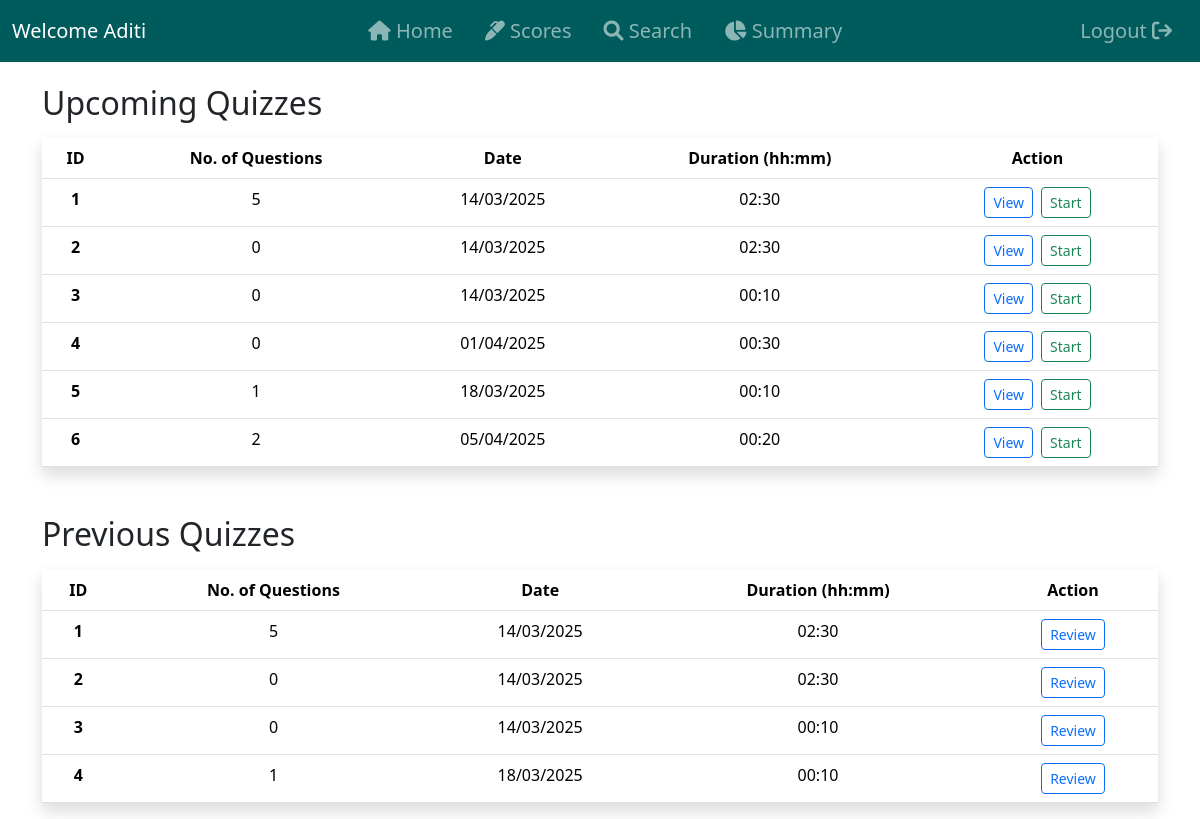
Page /student_dashboard (signed in) on the committed database.
### controllers/models.py (models this page shows, shortened)
class User(db.Model, UserMixin):
    __tablename__ = 'user'
    id = db.Column(db.Integer, primary_key=True)
    fullname = db.Column(db.String(200), nullable=False)
    email = db.Column(db.String(150), unique=True, nullable=False)
    username = db.Column(db.String(100), unique=True, nullable=False)
    dob = db.Column(db.Date, nullable=False)
    qualification = db.Column(db.String(200))
    document_path = db.Column(db.String(length=200), nullable=False)  # Path to uploaded document
    password = db.Column(db.String(60), nullable=False)

class Quiz(db.Model):
    id = db.Column(db.Integer, primary_key=True)
    chapter_id = db.Column(db.Integer, db.ForeignKey('chapter.id'), nullable=False)
    subject_id = db.Column(db.Integer, db.ForeignKey('subject.id'), nullable=False)
    date_of_quiz = db.Column(db.DateTime, default=func.now())
    time_duration = db.Column(db.String(10))  # HH:MM format
    remarks = db.Column(db.Text)
    questions = db.relationship('Question', backref='quiz', cascade='all, delete-orphan')
    scores = db.relationship('Score', backref='quiz', cascade='all, delete-orphan')
    subject = db.relationship('Subject', backref='quizzes')
    @hybrid_property
    def no_of_questions(self):
        return len(self.questions)
    @hybrid_property
    def formatted_date(self):
        return self.date_of_quiz.strftime("%d/%m/%Y") if self.date_of_quiz else None

### controllers/routes.py (the view)
@app.route('/student_dashboard')
@login_required
def student_dashboard():
    today = datetime.now().date()
    quizes = Quiz.query.all()
    upcoming_quizzes = [quiz for quiz in quizes if quiz.date_of_quiz.date() >= today]
    previous_quizzes = [quiz for quiz in quizes if quiz.date_of_quiz.date() < today]
    return render_template('student_dashboard2.html',
                           upcoming_quizzes=quizes,
                           previous_quizzes=previous_quizzes)

### controllers/models.py (called while the page is built)
@login_manager.user_loader
def load_user(user_id):
    try:
        user_type, id = user_id.split('-')
        id = int(id)
        if user_type == 'admin':
            return Admin.query.get(id)
        else:
            return User.query.get(id)
    except (ValueError, AttributeError):
        print(f"ERROR: Invalid user_id: {user_id}")
        return None

### controllers/templates/student_dashboard2.html (shortened to what this page needs)
{% extends 'base.html' %}
{% block content %}
    <div class="container mt-4">
        <h2 class="mb-3">Upcoming Quizzes</h2>
        {% if upcoming_quizzes %}
            <table class="table table-hover shadow mt-3">
                <thead>
                    <tr>
                        <th class="text-center">ID</th>
                        <th class="text-center">No. of Questions</th>
                        <th class="text-center">Date</th>
                        <th class="text-center">Duration (hh:mm)</th>
                        <th class="text-center">Action</th>
                    </tr>
                </thead>
                <tbody>
                    {% for quiz in upcoming_quizzes %}
                        <tr>
                            <th class="text-center">{{ loop.index }}</th>
                            <td class="text-center">{{ quiz.no_of_questions }}</td>
                            <td class="text-center">{{ quiz.formatted_date }}</td>
                            <td class="text-center">{{ quiz.time_duration }}</td>
                            <td class="text-center">
                                <div class="d-flex justify-content-center gap-2">
                                    <a href="{{ url_for('view_quiz', quiz_id=quiz.id) }}" class="btn btn-outline-primary btn-sm">View</a>
                                    <a href="{{ url_for('exam_portal', quiz_id=quiz.id) }}" class="btn btn-outline-success btn-sm">Start</a>
                                </div>
                            </td>
                        </tr>
                    {% endfor %}
                </tbody>
            </table>
        {% else %}
            <p class="text-muted">No upcoming quizzes available. Stay tuned!</p>
        {% endif %}
        <h2 class="mt-5">Previous Quizzes</h2>
        {% if previous_quizzes %}
            <table class="table table-hover shadow mt-3">
                <thead>
                    <tr>
                        <th class="text-center">ID</th>
                        <th class="text-center">No. of Questions</th>
                        <th class="text-center">Date</th>
                        <th class="text-center">Duration (hh:mm)</th>
                        <th class="text-center">Action</th>
                    </tr>
                </thead>
                <tbody>
                    {% for quiz in previous_quizzes %}
                        <tr>
                            <th class="text-center">{{ loop.index }}</th>
                            <td class="text-center">{{ quiz.no_of_questions }}</td>
                            <td class="text-center">{{ quiz.formatted_date }}</td>
                            <td class="text-center">{{ quiz.time_duration }}</td>
                            <td class="text-center">
                                <div class="d-flex justify-content-center gap-2">
                                    <a href="{{ url_for('view_quiz', quiz_id=quiz.id) }}" class="btn btn-outline-primary btn-sm">Review</a>
                                </div>
                            </td>
                        </tr>
                    {% endfor %}
                </tbody>
            </table>
        {% else %}
            <p class="text-muted">No previous quizzes found.</p>
        {% endif %}
    </div>
{% endblock %}

### controllers/templates/base.html (shortened to what this page needs)
<!doctype html>
<html lang="en">
<head>
    <link rel="stylesheet" href="https://cdnjs.cloudflare.com/ajax/libs/font-awesome/6.0.0-beta3/css/all.min.css">
    <link href="https://cdn.jsdelivr.net/npm/bootstrap@5.3.3/dist/css/bootstrap.min.css" rel="stylesheet"
>
    <link rel="stylesheet" href="../static/styles.css">
</head>
<body class="d-flex flex-column min-vh-100">
    <header>
        <nav class="navbar navbar-expand-lg navbar-dark fixed-top color custom-navbar">
            <div class="container-fluid">
                {% if current_user.is_authenticated %}
                <a class="navbar-brand me-auto" href="#">
                    Welcome {{ current_user.username if current_user.username else current_user.email.split('@')[0] }}
                </a>
                <div class="collapse navbar-collapse justify-content-center" id="navbarNavAltMarkup">
                    <div class="navbar-nav">
                        <a class="nav-link fs-5 px-3 py-2" aria-current="page" href="{{url_for('dashboard')}}"><i class="fa-solid fa-house"></i> Home</a>
                        {% if current_user.__tablename__ == 'admin' %}
                            <a class="nav-link fs-5 px-3 py-2" href="{{url_for('quiz_management')}}"><i class="fa-solid fa-question"></i> Quiz</a>
                        {% elif current_user.__tablename__ == 'user' %}
                            <a class="nav-link fs-5 px-3 py-2" href="{{ url_for('quiz_scores', user_id=current_user.id)}}"><i class="fa-solid fa-marker"></i> Scores</a>
                        {% endif %}
                        <a class="nav-link fs-5 px-3 py-2" href="{{url_for('search')}}"><i class="fa-solid fa-magnifying-glass"></i> Search</a>
                        <a class="nav-link fs-5 px-3 py-2" href="{{url_for('summary')}}"><i class="fa-solid fa-chart-pie"></i> Summary</a>
                    </div>
                </div>
                <div class="justify-content" id="navbarNavAltMarkup">
                    <div class="navbar-nav ms-auto fs-5">
                        <a class="nav-link fs-5 px-3 py-2" href="{{url_for('logout')}}">
                            Logout <i class="fa-solid fa-arrow-right-from-bracket"></i>
                        </a>
                    </div>
                </div>
                {% endif %}
            </div>
        </nav>
    </header>
    <main class="flex-grow-1">
        {% block content %}
        {% endblock %}
    </main>
</body>
</html>

### controllers/static/styles.css (style rules this page uses)
body { padding-top: 60px; }
.custom-navbar { background-color: #005B5C; }

### rows in the picture
User: username "Aditi"
Quiz: no_of_questions "5", formatted_date "14/03/2025", time_duration "02:30"
Quiz: no_of_questions "0", formatted_date "14/03/2025", time_duration "02:30"
Quiz: no_of_questions "0", formatted_date "14/03/2025", time_duration "00:10"
Quiz: no_of_questions "0", formatted_date "01/04/2025", time_duration "00:30"
Quiz: no_of_questions "1", formatted_date "18/03/2025", time_duration "00:10"
Quiz: no_of_questions "2", formatted_date "05/04/2025", time_duration "00:20"
